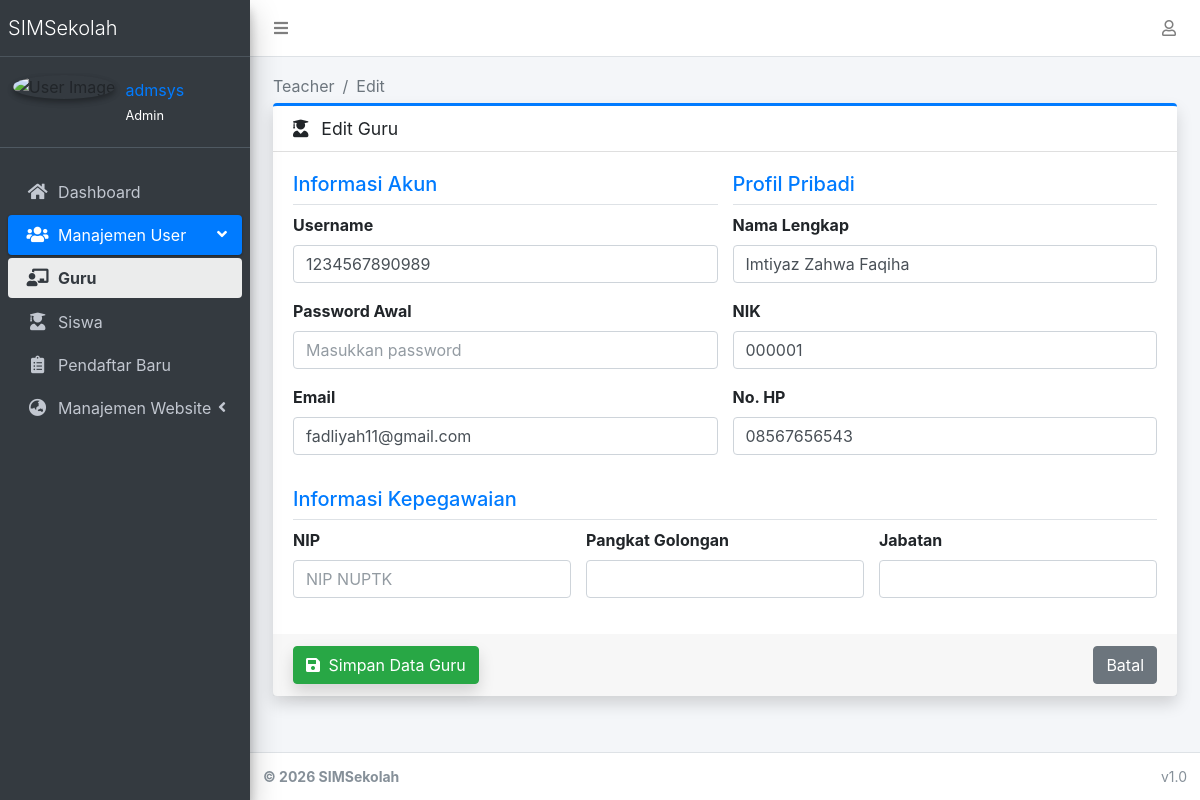
/accounts/teachers/edit/4/ (signed in), run on an earlier commit of the app's database.
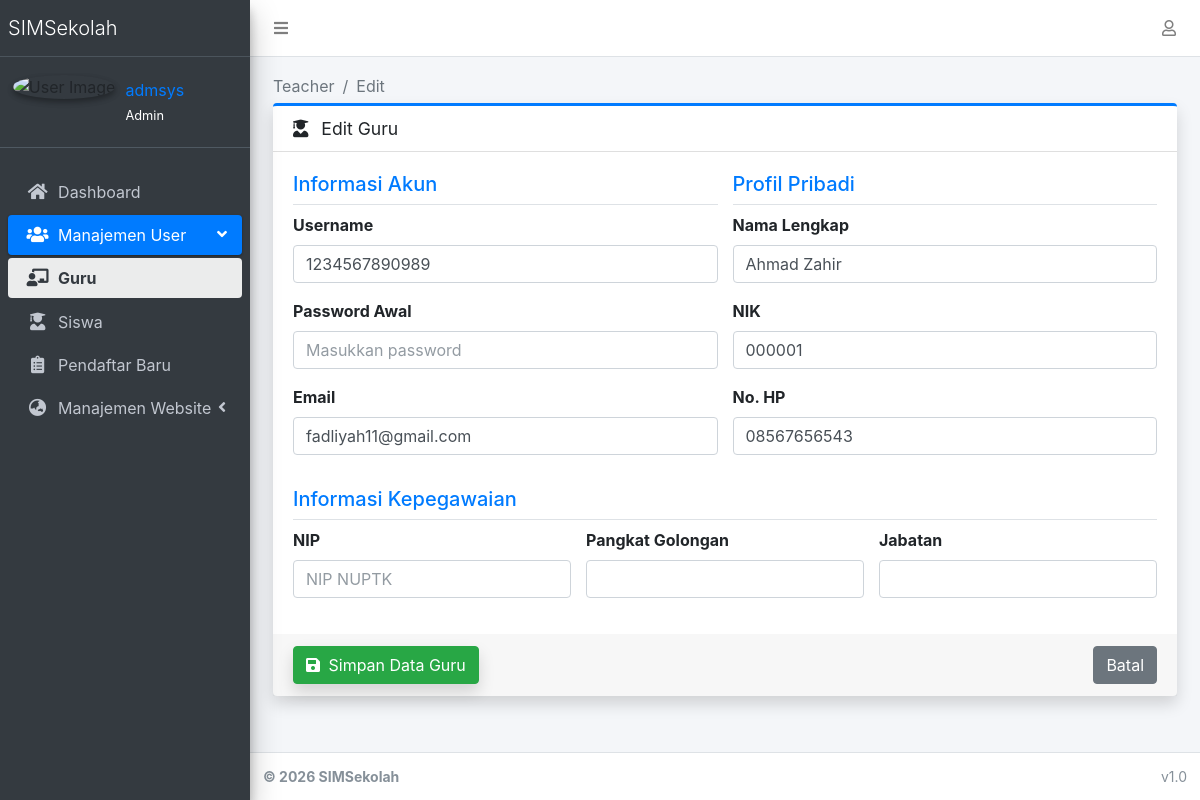
And on a later commit of the database.
### apps/accounts/models.py (models this page shows, shortened)
class UserProfile(models.Model):
    GENDER_CHOICES = (
        ('L', 'Laki-laki'),
        ('P', 'Perempuan'),
    )
    user = models.OneToOneField(User, on_delete=models.CASCADE)
    nama_lengkap = models.CharField(max_length=150, blank=True)
    nik = models.CharField(max_length=16, blank=True)
    jenis_kelamin = models.CharField(max_length=1, choices=GENDER_CHOICES, blank=True)
    tempat_lahir = models.CharField(max_length=100, blank=True)
    tanggal_lahir = models.DateField(null=True, blank=True)
    nama_ibu_kandung = models.CharField(max_length=150, blank=True)
    nama_sekolah = models.CharField(max_length=200, blank=True)
    npsn = models.CharField(max_length=20, blank=True)
    alamat_sekolah = models.TextField(blank=True)
    email_unit_kerja = models.EmailField(blank=True)
    alamat_rumah = models.TextField(blank=True)
    no_hp = models.CharField(max_length=20, blank=True)
    email_pribadi = models.EmailField(blank=True)
    pendidikan_terakhir = models.CharField(max_length=100, blank=True)
    jurusan = models.CharField(max_length=100, blank=True)
    gelar = models.CharField(max_length=50, blank=True)
    scan_ktp = models.FileField(upload_to='documents/ktp/', blank=True, null=True)
    scan_kk = models.FileField(upload_to='documents/kk/', blank=True, null=True)
    scan_sk = models.FileField(upload_to='documents/sk/', blank=True, null=True)

### apps/accounts/views.py (the view)
# urls.py: path('teachers/edit/<int:pk>/', views.teacher_edit, name='teacher_edit'),
@admin_only
def teacher_edit(request, pk):
    teacher = get_object_or_404(User, pk=pk)
    profile = teacher.userprofile
    detail = TeacherProfile.objects.filter(user_profile=profile).first()
    if request.method == 'POST':
        u_form = UserForm(request.POST, instance=teacher)
        p_form = BaseProfileForm(request.POST, instance=profile)
        t_form = TeacherProfileForm(request.POST, instance=detail)
        if u_form.is_valid() and p_form.is_valid() and t_form.is_valid():
            user = u_form.save(commit=False)
            new_password = u_form.cleaned_data.get('password')
            if new_password:
                user.set_password(new_password)
            user.save()
            p_form.save()
            teacher_detail = t_form.save(commit=False)
            if not detail:
                teacher_detail.user_profile = profile
            teacher_detail.save()
            messages.success(request, 'Data guru berhasil diupdate!')
            return redirect('accounts:teacher_list')
    else:
        u_form = UserForm(instance=teacher)
        u_form.fields['password'].initial = ""
        p_form = BaseProfileForm(instance=profile)
        t_form = TeacherProfileForm(instance=detail)
    return render(request, 'accounts/teacher_form.html', {
        'u_form': u_form, 'p_form': p_form, 't_form': t_form, 'title': 'Edit Guru'
    })

### apps/accounts/forms.py
class UserForm(forms.ModelForm):
    password = forms.CharField(
        widget=forms.PasswordInput(attrs={'placeholder': 'Masukkan password'}),
        required=False,
        help_text="Gunakan password yang kuat."
    )
    class Meta:
        model = User
        fields = ['username', 'email', 'password', 'first_name', 'last_name']
        widgets = {field: forms.TextInput(attrs={'class': 'form-control'}) for field in fields}

### apps/accounts/templatetags/account_tags.py (called while the page is built)
@register.inclusion_tag('accounts/partials/user_info.html', takes_context=True)
def user_profile_info(context):
    request = context['request']
    user = request.user
    return {
        'profile': user.userprofile if user.is_authenticated else None,
        'user': user
    }

### apps/core/context_processors.py (called while the page is built)
def theme(request):
    return {
        "THEME": settings.THEME
    }

def breadcrumbs(request):
    breadcrumbs = []
    if request.resolver_match:
        url_name = request.resolver_match.url_name
        if url_name:
            parts = url_name.split("_")
            for part in parts:
                breadcrumbs.append({
                    "name": part.capitalize(),
                    "url": ""
                })
    return {
        "breadcrumbs": breadcrumbs
    }

### apps/accounts/templates/accounts/teacher_form.html (shortened to what the changed rows need)
{% extends 'admin/base.html' %}
{% load widget_tweaks %}
{% block content %}
<div class="container-fluid">
    <div class="row">
        <div class="col-md-12">
            <form method="post" enctype="multipart/form-data">
                <div class="card card-primary card-outline shadow">
                    <div class="card-body">
                        <div class="row">
                            <div class="col-md-6">
                                <div class="form-group">
                                    <label>Nama Lengkap</label>
                                    {% render_field p_form.nama_lengkap class="form-control" placeholder="Nama tanpa gelar" %}
                                </div>
                                <div class="form-group">
                                    <label>NIK</label>
                                    {% render_field p_form.nik class="form-control" placeholder="16 Digit NIK" %}
                                </div>
                                <div class="form-group">
                                    <label>No. HP</label>
                                    {% render_field p_form.no_hp class="form-control" placeholder="08xxxx" %}
                                </div>
                            </div>
                        </div>
                    </div>
                </div>
            </form>
        </div>
    </div>
</div>
{% endblock %}

What changed in the data, as far as the page shows it:
changed UserProfile: nama_lengkap "Imtiyaz Zahwa Faqiha" → "Ahmad Zahir"
